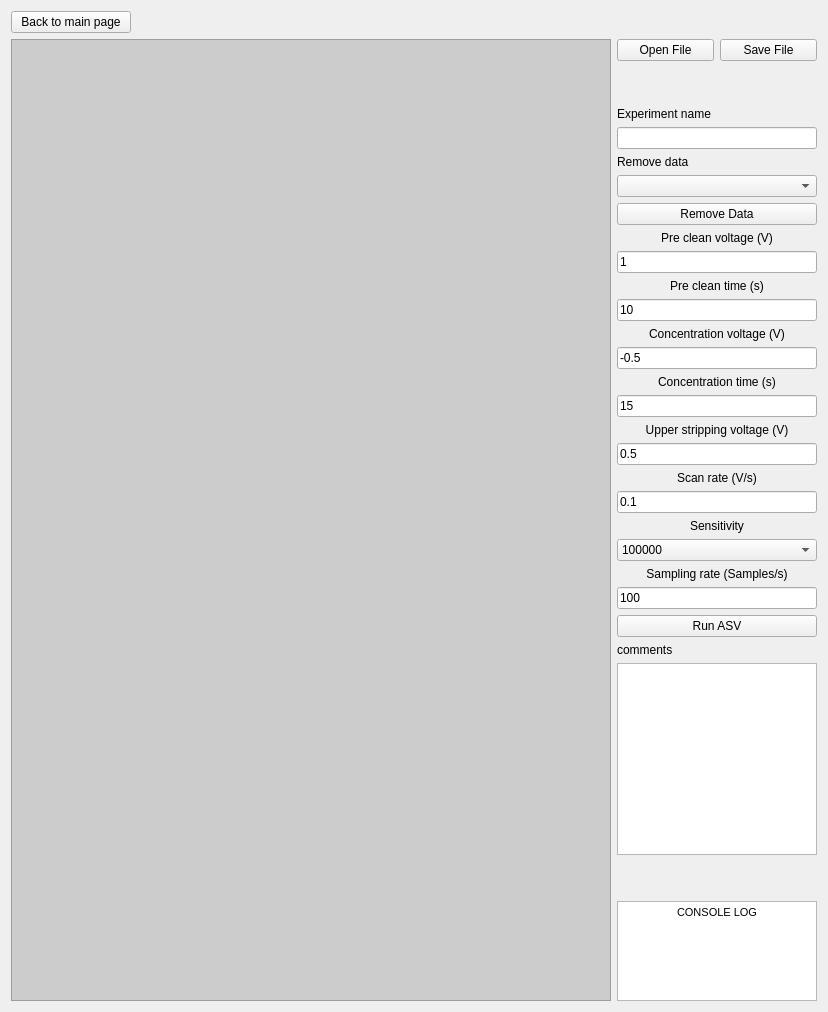
      <widget class="QWidget" name="asv_page">
       <layout class="QVBoxLayout" name="verticalLayout_8">
        <item>
         <widget class="QPushButton" name="asv_to_main_button">
          <property name="sizePolicy">
           <sizepolicy hsizetype="Minimum" vsizetype="Fixed">
            <horstretch>0</horstretch>
            <verstretch>0</verstretch>
           </sizepolicy>
          </property>
          <property name="maximumSize">
           <size>
            <width>120</width>
            <height>16777215</height>
           </size>
          </property>
          <property name="layoutDirection">
           <enum>Qt::LeftToRight</enum>
          </property>
          <property name="styleSheet">
           <string notr="true"/>
          </property>
          <property name="text">
           <string>Back to main page</string>
          </property>
          <property name="icon">
           <iconset theme="SP_ArrowBack"/>
          </property>
         </widget>
        </item>
        <item>
         <layout class="QHBoxLayout" name="asv_horizontal_layout">
          <item>
           <widget class="QGraphicsView" name="asv_plot_widget_container">
            <property name="minimumSize">
             <size>
              <width>600</width>
              <height>300</height>
             </size>
            </property>
            <property name="styleSheet">
             <string notr="true">background-color:#CCCCCC;</string>
            </property>
           </widget>
          </item>
          <item>
           <layout class="QVBoxLayout" name="asv_parameters">
            <property name="spacing">
             <number>6</number>
            </property>
            <item>
             <layout class="QGridLayout" name="asv_file_layout">
              <item row="0" column="0">
               <widget class="QPushButton" name="asv_open_file_button">
                <property name="text">
                 <string>Open File</string>
                </property>
               </widget>
              </item>
              <item row="0" column="1">
               <widget class="QPushButton" name="asv_save_file_button">
                <property name="text">
                 <string>Save File</string>
                </property>
               </widget>
              </item>
             </layout>
            </item>
            <item>
             <spacer name="asv_upper_spacer">
              <property name="orientation">
               <enum>Qt::Vertical</enum>
              </property>
              <property name="sizeHint" stdset="0">
               <size>
                <width>20</width>
                <height>40</height>
               </size>
              </property>
             </spacer>
            </item>
            <item>
             <widget class="QLabel" name="label_16">
              <property name="text">
               <string>Experiment name</string>
              </property>
             </widget>
            </item>
            <item>
             <widget class="QLineEdit" name="asv_experiment_name">
              <property name="sizePolicy">
               <sizepolicy hsizetype="Ignored" vsizetype="Fixed">
                <horstretch>0</horstretch>
                <verstretch>0</verstretch>
               </sizepolicy>
              </property>
             </widget>
            </item>
            <item>
             <widget class="QLabel" name="label_17">
              <property name="text">
               <string>Remove data</string>
              </property>
             </widget>
            </item>
            <item>
             <widget class="QComboBox" name="asv_remove_data_combo_box"/>
            </item>
            <item>
             <widget class="QPushButton" name="asv_remove_data_button">
              <property name="text">
               <string>Remove Data</string>
              </property>
             </widget>
            </item>
            <item>
             <widget class="QLabel" name="asv_pre_clean_label">
              <property name="sizePolicy">
               <sizepolicy hsizetype="Ignored" vsizetype="Fixed">
                <horstretch>0</horstretch>
                <verstretch>0</verstretch>
               </sizepolicy>
              </property>
              <property name="text">
               <string>&lt;html&gt;&lt;head/&gt;&lt;body&gt;&lt;p align=&quot;center&quot;&gt;Pre clean voltage (V)&lt;/p&gt;&lt;/body&gt;&lt;/html&gt;</string>
              </property>
             </widget>
            </item>
            <item>
             <widget class="QLineEdit" name="asv_pre_clean_voltage">
              <property name="sizePolicy">
               <sizepolicy hsizetype="Ignored" vsizetype="Fixed">
                <horstretch>0</horstretch>
                <verstretch>0</verstretch>
               </sizepolicy>
              </property>
              <property name="text">
               <string>1</string>
              </property>
             </widget>
            </item>
            <item>
             <widget class="QLabel" name="asv_pre_clean_time_label">
              <property name="text">
               <string>&lt;html&gt;&lt;head/&gt;&lt;body&gt;&lt;p align=&quot;center&quot;&gt;Pre clean time (s)&lt;/p&gt;&lt;/body&gt;&lt;/html&gt;</string>
              </property>
             </widget>
            </item>
            <item>
             <widget class="QLineEdit" name="asv_pre_clean_time">
              <property name="sizePolicy">
               <sizepolicy hsizetype="Ignored" vsizetype="Fixed">
                <horstretch>0</horstretch>
                <verstretch>0</verstretch>
               </sizepolicy>
              </property>
              <property name="text">
               <string>10</string>
              </property>
             </widget>
            </item>
            <item>
             <widget class="QLabel" name="asv_concentration_label">
              <property name="text">
               <string>&lt;html&gt;&lt;head/&gt;&lt;body&gt;&lt;p align=&quot;center&quot;&gt;Concentration voltage (V)&lt;/p&gt;&lt;/body&gt;&lt;/html&gt;</string>
              </property>
             </widget>
            </item>
            <item>
             <widget class="QLineEdit" name="asv_concentration_voltage">
              <property name="sizePolicy">
               <sizepolicy hsizetype="Ignored" vsizetype="Fixed">
                <horstretch>0</horstretch>
                <verstretch>0</verstretch>
               </sizepolicy>
              </property>
              <property name="text">
               <string>-0.5</string>
              </property>
             </widget>
            </item>
            <item>
             <widget class="QLabel" name="asv_concentration_time_label">
              <property name="text">
               <string>&lt;html&gt;&lt;head/&gt;&lt;body&gt;&lt;p align=&quot;center&quot;&gt;Concentration time (s)&lt;/p&gt;&lt;/body&gt;&lt;/html&gt;</string>
              </property>
             </widget>
            </item>
            <item>
             <widget class="QLineEdit" name="asv_concentration_time">
              <property name="sizePolicy">
               <sizepolicy hsizetype="Ignored" vsizetype="Fixed">
                <horstretch>0</horstretch>
                <verstretch>0</verstretch>
               </sizepolicy>
              </property>
              <property name="text">
               <string>15</string>
              </property>
             </widget>
            </item>
            <item>
             <widget class="QLabel" name="asv_cycles_label_2">
              <property name="text">
               <string>&lt;html&gt;&lt;head/&gt;&lt;body&gt;&lt;p align=&quot;center&quot;&gt;Upper stripping voltage (V)&lt;/p&gt;&lt;/body&gt;&lt;/html&gt;</string>
              </property>
             </widget>
            </item>
            <item>
             <widget class="QLineEdit" name="asv_upper_stripping_voltage">
              <property name="sizePolicy">
               <sizepolicy hsizetype="Ignored" vsizetype="Fixed">
                <horstretch>0</horstretch>
                <verstretch>0</verstretch>
               </sizepolicy>
              </property>
              <property name="text">
               <string>0.5</string>
              </property>
             </widget>
            </item>
            <item>
             <widget class="QLabel" name="asv_scan_rate_label">
              <property name="text">
               <string>&lt;html&gt;&lt;head/&gt;&lt;body&gt;&lt;p align=&quot;center&quot;&gt;Scan rate (V/s)&lt;/p&gt;&lt;/body&gt;&lt;/html&gt;</string>
              </property>
             </widget>
            </item>
            <item>
             <widget class="QLineEdit" name="asv_scan_rate">
              <property name="sizePolicy">
               <sizepolicy hsizetype="Ignored" vsizetype="Fixed">
                <horstretch>0</horstretch>
                <verstretch>0</verstretch>
               </sizepolicy>
              </property>
              <property name="text">
               <string>0.1</string>
              </property>
             </widget>
            </item>
            <item>
             <widget class="QLabel" name="asv_sensitivity_label">
              <property name="text">
               <string>&lt;html&gt;&lt;head/&gt;&lt;body&gt;&lt;p align=&quot;center&quot;&gt;Sensitivity&lt;/p&gt;&lt;/body&gt;&lt;/html&gt;</string>
              </property>
             </widget>
            </item>
            <item>
             <widget class="QComboBox" name="asv_sensitivity_combo_box">
              <item>
               <property name="text">
                <string>100000</string>
               </property>
              </item>
              <item>
               <property name="text">
                <string>1000</string>
               </property>
              </item>
              <item>
               <property name="text">
                <string>10000</string>
               </property>
              </item>
              <item>
               <property name="text">
                <string>1000000</string>
               </property>
              </item>
             </widget>
            </item>
            <item>
             <widget class="QLabel" name="asv_sampling_rate_label">
              <property name="text">
               <string>&lt;html&gt;&lt;head/&gt;&lt;body&gt;&lt;p align=&quot;center&quot;&gt;Sampling rate (Samples/s)&lt;/p&gt;&lt;/body&gt;&lt;/html&gt;</string>
              </property>
             </widget>
            </item>
            <item>
             <widget class="QLineEdit" name="asv_sampling_rate">
              <property name="sizePolicy">
               <sizepolicy hsizetype="Ignored" vsizetype="Fixed">
                <horstretch>0</horstretch>
                <verstretch>0</verstretch>
               </sizepolicy>
              </property>
              <property name="text">
               <string>100</string>
              </property>
             </widget>
            </item>
            <item>
             <widget class="QPushButton" name="run_asv_button">
              <property name="sizePolicy">
               <sizepolicy hsizetype="Minimum" vsizetype="Fixed">
                <horstretch>0</horstretch>
                <verstretch>0</verstretch>
               </sizepolicy>
              </property>
              <property name="minimumSize">
               <size>
                <width>0</width>
                <height>0</height>
               </size>
              </property>
              <property name="text">
               <string>Run ASV</string>
              </property>
             </widget>
            </item>
            <item>
             <widget class="QLabel" name="label_18">
              <property name="text">
               <string>comments</string>
              </property>
             </widget>
            </item>
            <item>
             <widget class="QTextEdit" name="asv_comments_textEdit">
              <property name="sizePolicy">
               <sizepolicy hsizetype="Ignored" vsizetype="Expanding">
                <horstretch>0</horstretch>
                <verstretch>0</verstretch>
               </sizepolicy>
              </property>
             </widget>
            </item>
            <item>
             <spacer name="verticalSpacer">
              <property name="orientation">
               <enum>Qt::Vertical</enum>
              </property>
              <property name="sizeHint" stdset="0">
               <size>
                <width>20</width>
                <height>40</height>
               </size>
              </property>
             </spacer>
            </item>
            <item>
             <widget class="QTextEdit" name="asv_console_log">
              <property name="sizePolicy">
               <sizepolicy hsizetype="Minimum" vsizetype="Minimum">
                <horstretch>0</horstretch>
                <verstretch>0</verstretch>
               </sizepolicy>
              </property>
              <property name="maximumSize">
               <size>
                <width>200</width>
                <height>100</height>
               </size>
              </property>
              <property name="readOnly">
               <bool>true</bool>
              </property>
              <property name="html">
               <string>&lt;!DOCTYPE HTML PUBLIC &quot;-//W3C//DTD HTML 4.0//EN&quot; &quot;http://www.w3.org/TR/REC-html40/strict.dtd&quot;&gt;
&lt;html&gt;&lt;head&gt;&lt;meta name=&quot;qrichtext&quot; content=&quot;1&quot; /&gt;&lt;meta charset=&quot;utf-8&quot; /&gt;&lt;style type=&quot;text/css&quot;&gt;
p, li { white-space: pre-wrap; }
hr { height: 1px; border-width: 0; }
li.unchecked::marker { content: &quot;\2610&quot;; }
li.checked::marker { content: &quot;\2612&quot;; }
&lt;/style&gt;&lt;/head&gt;&lt;body style=&quot; font-family:'Segoe UI'; font-size:9pt; font-weight:400; font-style:normal;&quot;&gt;
&lt;p align=&quot;center&quot; style=&quot; margin-top:0px; margin-bottom:0px; margin-left:0px; margin-right:0px; -qt-block-indent:0; text-indent:0px;&quot;&gt;&lt;span style=&quot; font-family:'MS Shell Dlg 2'; font-size:8.25pt;&quot;&gt;CONSOLE LOG&lt;/span&gt;&lt;/p&gt;&lt;/body&gt;&lt;/html&gt;</string>
              </property>
             </widget>
            </item>
           </layout>
          </item>
         </layout>
        </item>
       </layout>
      </widget>
